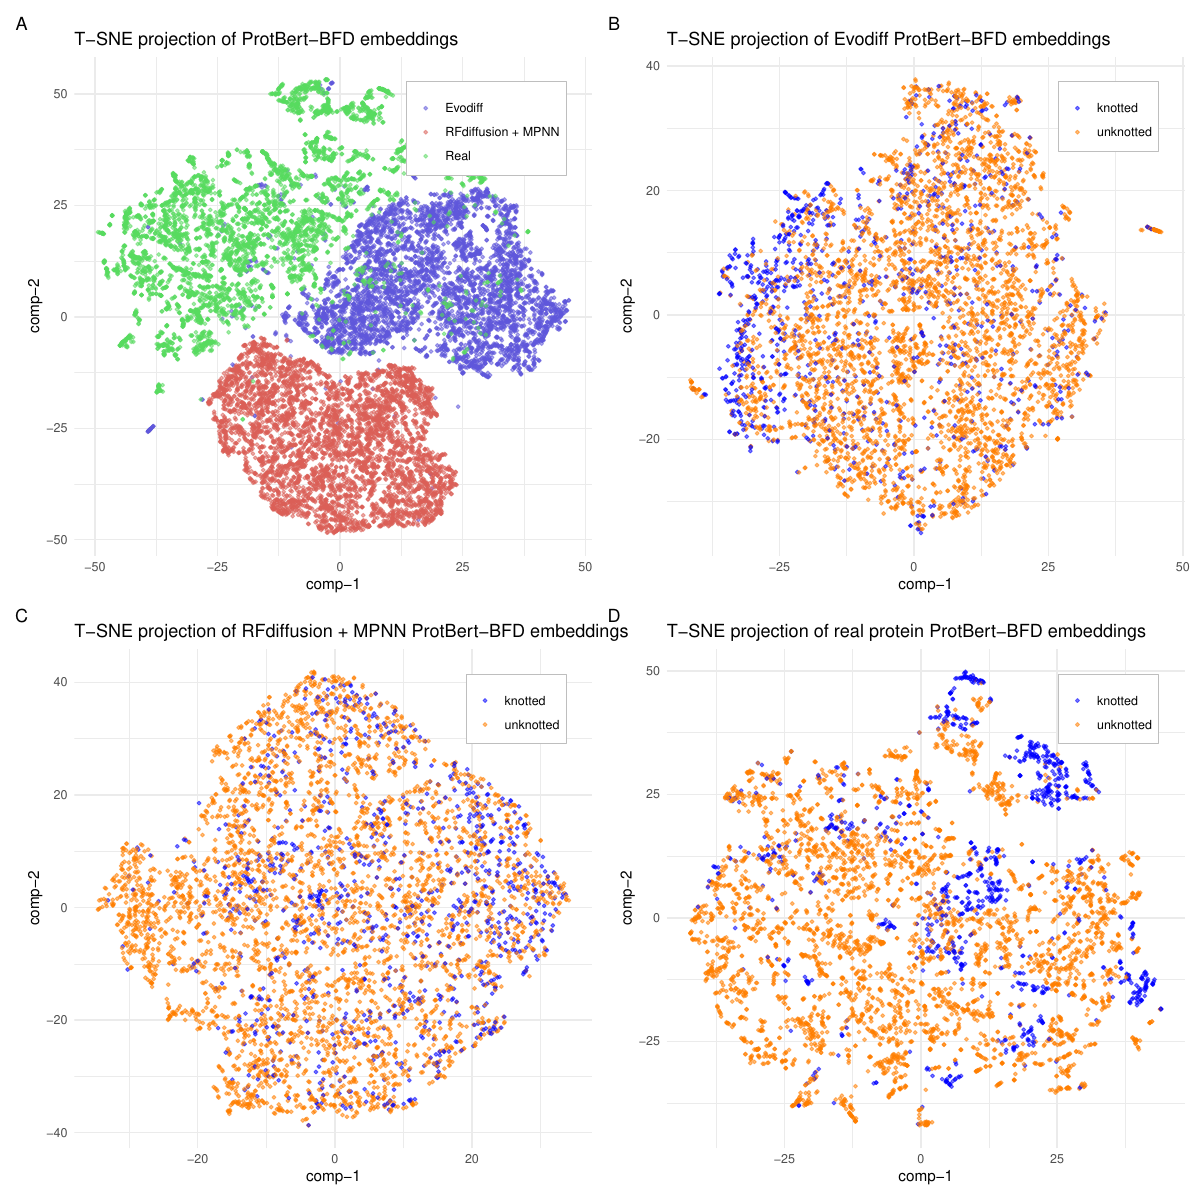

This figure's R source:
library(tidyverse)
library(patchwork)  # for 2x2 plot layout
library(Rtsne)

my_theme <- theme_minimal() +
  theme(legend.position = c(0.95, 0.95), # Position the legend inside the plot at the top-right corner
        legend.justification = c("right", "top"), # Anchor point for legend position
        legend.box.just = "right",
        legend.background = element_blank(),  # Remove legend background
        legend.box.background = element_rect(colour = "grey", fill = "white"),  # Add rectangle around the legend without fill
        legend.box.margin = margin(5, 5, 5, 5), # Adjust legend box margin to move closer to corner
        legend.margin = margin(0, 0, 0, 0))

dataset <- read_csv("data/Diffusion-all_knots.zip")
features <- dataset %>%
  select(-ID, -Sequence, -Label, -Tool)

# Factor the 'Tool' column with the specified order
df_tsne$Tool <- factor(df_tsne$Tool, levels = desired_order)

# plot A ------------------------------------------------------------------

# Assuming 'features' is a dataframe or matrix with your data
# Convert features to a matrix if it's not already
features_matrix <- as.matrix(features)

# Perform t-SNE
set.seed(123) # For reproducibility
tsne_result <- Rtsne(features_matrix, dims = 2, perplexity = 30, verbose = TRUE)

# Create a dataframe from the t-SNE result
df_tsne <- as.data.frame(tsne_result$Y)
colnames(df_tsne) <- c("comp-1", "comp-2")

# Assuming 'dataset' is your data frame containing the 'Tool' column
# Map the replacement as per your requirement
desired_order <- c("Evodiff", "RFdiffusion + MPNN", "Real")
df_tsne$Tool <- factor(map_chr(dataset$Tool, ~ str_replace(.x, "RFdiffusion", "RFdiffusion + MPNN")), levels = desired_order)

# Plot using ggplot
plotA <- ggplot(df_tsne, aes(x = `comp-1`, y = `comp-2`, color = Tool)) +
  geom_point(alpha = 0.5, size = 1) +
  scale_color_manual(values = c("#5f57db", "#db5f57", "#57db5f"), name = NULL) +
  labs(title = "T-SNE projection of ProtBert-BFD embeddings") +
  my_theme

plotA

# plot B ------------------------------------------------------------------

plot_tsne <- function(features, labels, title = "T-SNE projection of embeddings") {
  set.seed(123)  # For reproducibility
  tsne_result <- Rtsne(features, dims = 2, perplexity = 30, verbose = TRUE)
  
  df_tsne <- as.data.frame(tsne_result$Y)
  colnames(df_tsne) <- c("comp-1", "comp-2")
  
  # Assuming labels are binary, convert to factor with levels 'knotted' and 'unknotted'
  df_tsne$Label <- factor(ifelse(labels == 1, 'knotted', 'unknotted'), levels = c('knotted', 'unknotted'))
  
  p <- ggplot(df_tsne, aes(x = `comp-1`, y = `comp-2`, color = Label)) +
    geom_point(alpha = 0.5, size = 1) +
    scale_color_manual(values = c('knotted' = 'blue', 'unknotted' = '#ff7f00'), name = NULL) +
    labs(title = title) +
    my_theme
  
  return(p)
}

# Subset the dataset for 'Evodiff'
e <- dataset %>% filter(Tool == 'Evodiff')
features <- e %>% select(-ID, -Sequence, -Label, -Tool) %>% as.matrix()
labels <- e$Label

plotB <- plot_tsne(features, labels, 'T-SNE projection of Evodiff ProtBert-BFD embeddings')

# plot C ------------------------------------------------------------------

# Subset the dataset for 'Evodiff'
e <- dataset %>% filter(Tool == 'RFdiffusion')
features <- e %>% select(-ID, -Sequence, -Label, -Tool) %>% as.matrix()
labels <- e$Label

plotC <- plot_tsne(features, labels, 'T-SNE projection of RFdiffusion + MPNN ProtBert-BFD embeddings')

# plot D ------------------------------------------------------------------

# Subset the dataset for 'Evodiff'
e <- dataset %>% filter(Tool == 'Real')
features <- e %>% select(-ID, -Sequence, -Label, -Tool) %>% as.matrix()
labels <- e$Label

plotD <- plot_tsne(features, labels, 'T-SNE projection of real protein ProtBert-BFD embeddings')

# Combined plot -----------------------------------------------------------

combined_plot <- plotA + plotB + plotC + plotD +
  plot_layout(ncol = 2, nrow = 2) +  # Arrange in a 2x2 grid
  plot_annotation(tag_levels = 'A')  # Add labels (A-D) to each plot

ggsave("figures/figure4.pdf", combined_plot, width = 12, height = 12)
